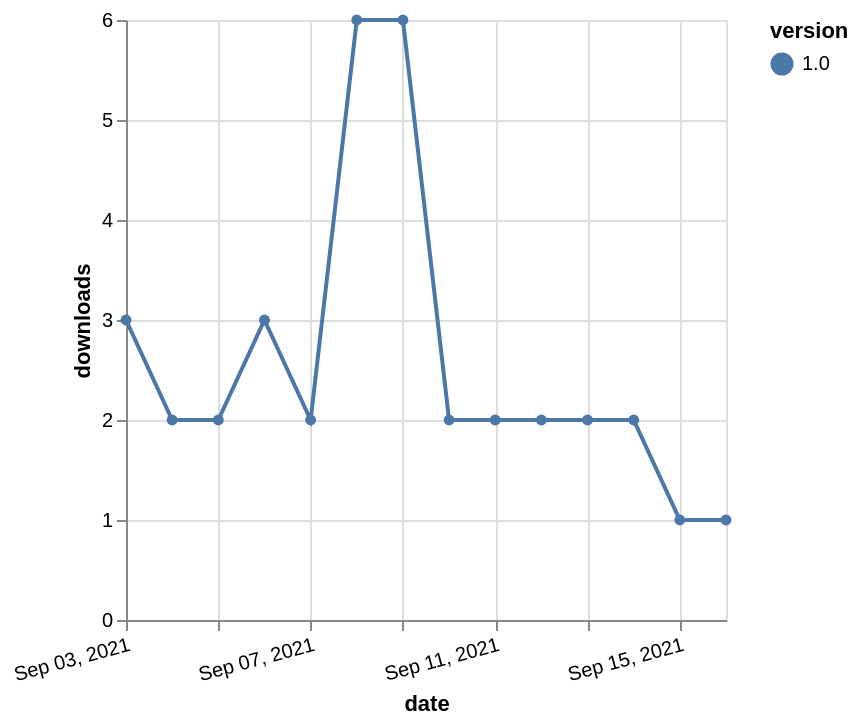

Express this chart as Vega-Lite.
### Vega-Lite specification from a JSON file in a GitHub repository (floating-point values rounded to 4 significant figures)
{"$schema": "https://vega.github.io/schema/vega-lite/v5.json", "description": "A simple bar chart with embedded data.", "data": {"values": [{"date": "2021-09-03", "total": 2911, "delta": 3, "version": "1.0"}, {"date": "2021-09-04", "total": 2913, "delta": 2, "version": "1.0"}, {"date": "2021-09-05", "total": 2915, "delta": 2, "version": "1.0"}, {"date": "2021-09-06", "total": 2918, "delta": 3, "version": "1.0"}, {"date": "2021-09-07", "total": 2920, "delta": 2, "version": "1.0"}, {"date": "2021-09-08", "total": 2926, "delta": 6, "version": "1.0"}, {"date": "2021-09-09", "total": 2932, "delta": 6, "version": "1.0"}, {"date": "2021-09-10", "total": 2934, "delta": 2, "version": "1.0"}, {"date": "2021-09-11", "total": 2936, "delta": 2, "version": "1.0"}, {"date": "2021-09-12", "total": 2938, "delta": 2, "version": "1.0"}, {"date": "2021-09-13", "total": 2940, "delta": 2, "version": "1.0"}, {"date": "2021-09-14", "total": 2942, "delta": 2, "version": "1.0"}, {"date": "2021-09-15", "total": 2943, "delta": 1, "version": "1.0"}, {"date": "2021-09-16", "total": 2944, "delta": 1, "version": "1.0"}]}, "width": "container", "mark": {"type": "line", "point": {"filled": true}}, "encoding": {"x": {"field": "date", "type": "temporal", "timeUnit": "yearmonthdate", "title": "date", "axis": {"labelAngle": -15}}, "y": {"field": "delta", "type": "quantitative", "title": "downloads"}, "color": {"field": "version", "type": "nominal"}, "tooltip": {"field": "delta"}}}
